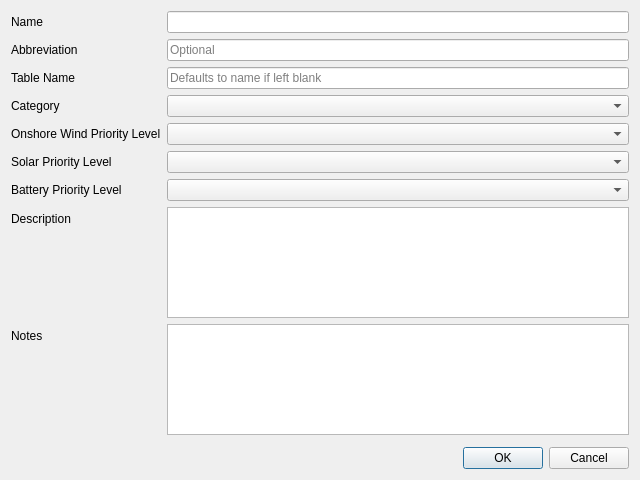
<?xml version="1.0" encoding="UTF-8"?>
<ui version="4.0">
 <class>AddDevelopmentConstraintDlg</class>
 <widget class="QDialog" name="AddDevelopmentConstraintDlg">
  <property name="geometry">
   <rect>
    <x>0</x>
    <y>0</y>
    <width>640</width>
    <height>480</height>
   </rect>
  </property>
  <property name="windowTitle">
   <string>Dialog</string>
  </property>
  <layout class="QFormLayout" name="formLayout">
   <item row="0" column="0">
    <widget class="QLabel" name="label">
     <property name="text">
      <string>Name</string>
     </property>
    </widget>
   </item>
   <item row="0" column="1">
    <widget class="QLineEdit" name="NameLE"/>
   </item>
   <item row="1" column="0">
    <widget class="QLabel" name="label_3">
     <property name="text">
      <string>Abbreviation</string>
     </property>
    </widget>
   </item>
   <item row="1" column="1">
    <widget class="QLineEdit" name="AbbreviationLE">
     <property name="placeholderText">
      <string>Optional</string>
     </property>
    </widget>
   </item>
   <item row="2" column="0">
    <widget class="QLabel" name="label_4">
     <property name="text">
      <string>Table Name</string>
     </property>
    </widget>
   </item>
   <item row="2" column="1">
    <widget class="QLineEdit" name="TableNameLE">
     <property name="placeholderText">
      <string>Defaults to name if left blank</string>
     </property>
    </widget>
   </item>
   <item row="3" column="0">
    <widget class="QLabel" name="label_2">
     <property name="text">
      <string>Category</string>
     </property>
    </widget>
   </item>
   <item row="3" column="1">
    <widget class="QComboBox" name="CategoryCB"/>
   </item>
   <item row="10" column="1">
    <widget class="QDialogButtonBox" name="buttonBox">
     <property name="orientation">
      <enum>Qt::Horizontal</enum>
     </property>
     <property name="standardButtons">
      <set>QDialogButtonBox::Cancel|QDialogButtonBox::Ok</set>
     </property>
    </widget>
   </item>
   <item row="4" column="1">
    <widget class="QComboBox" name="OnshoreWindPriorityLevelCB"/>
   </item>
   <item row="4" column="0">
    <widget class="QLabel" name="label_5">
     <property name="text">
      <string>Onshore Wind Priority Level</string>
     </property>
    </widget>
   </item>
   <item row="5" column="1">
    <widget class="QComboBox" name="SolarPriorityLevelCB"/>
   </item>
   <item row="5" column="0">
    <widget class="QLabel" name="label_6">
     <property name="text">
      <string>Solar Priority Level</string>
     </property>
    </widget>
   </item>
   <item row="6" column="1">
    <widget class="QComboBox" name="BatteryPriorityLevelCB"/>
   </item>
   <item row="6" column="0">
    <widget class="QLabel" name="label_7">
     <property name="text">
      <string>Battery Priority Level</string>
     </property>
    </widget>
   </item>
   <item row="7" column="1">
    <widget class="QTextEdit" name="DescriptionTE"/>
   </item>
   <item row="8" column="1">
    <widget class="QTextEdit" name="NotesTE"/>
   </item>
   <item row="7" column="0">
    <widget class="QLabel" name="label_8">
     <property name="text">
      <string>Description</string>
     </property>
    </widget>
   </item>
   <item row="8" column="0">
    <widget class="QLabel" name="label_9">
     <property name="text">
      <string>Notes</string>
     </property>
    </widget>
   </item>
   <item row="9" column="1">
    <spacer name="verticalSpacer">
     <property name="orientation">
      <enum>Qt::Vertical</enum>
     </property>
     <property name="sizeHint" stdset="0">
      <size>
       <width>20</width>
       <height>40</height>
      </size>
     </property>
    </spacer>
   </item>
  </layout>
 </widget>
 <resources/>
 <connections>
  <connection>
   <sender>buttonBox</sender>
   <signal>accepted()</signal>
   <receiver>AddDevelopmentConstraintDlg</receiver>
   <slot>accept()</slot>
   <hints>
    <hint type="sourcelabel">
     <x>248</x>
     <y>254</y>
    </hint>
    <hint type="destinationlabel">
     <x>157</x>
     <y>274</y>
    </hint>
   </hints>
  </connection>
  <connection>
   <sender>buttonBox</sender>
   <signal>rejected()</signal>
   <receiver>AddDevelopmentConstraintDlg</receiver>
   <slot>reject()</slot>
   <hints>
    <hint type="sourcelabel">
     <x>316</x>
     <y>260</y>
    </hint>
    <hint type="destinationlabel">
     <x>286</x>
     <y>274</y>
    </hint>
   </hints>
  </connection>
 </connections>
</ui>
